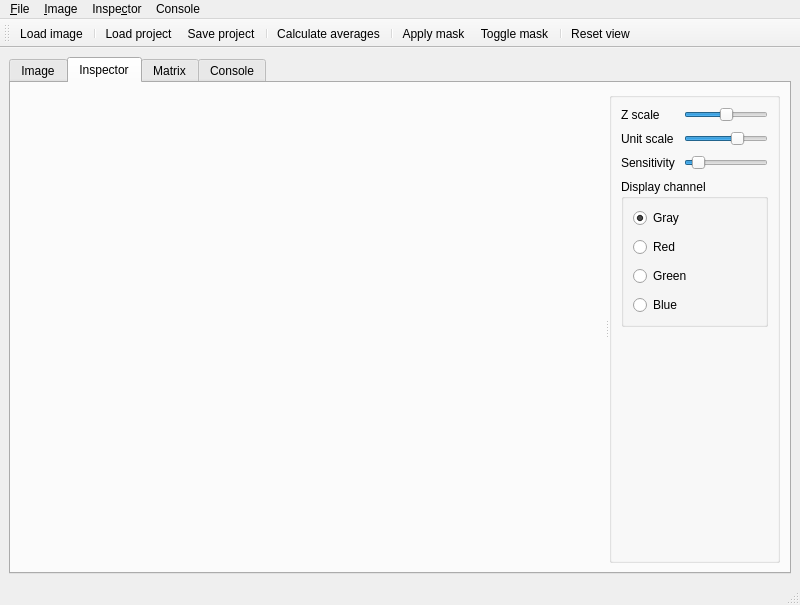
<?xml version="1.0" encoding="UTF-8"?>
<ui version="4.0">
 <author>Vincent</author>
 <class>MainWindow</class>
 <widget class="QMainWindow" name="MainWindow">
  <property name="geometry">
   <rect>
    <x>0</x>
    <y>0</y>
    <width>800</width>
    <height>605</height>
   </rect>
  </property>
  <property name="windowTitle">
   <string>ARIAS</string>
  </property>
  <widget class="QWidget" name="centralwidget">
   <layout class="QVBoxLayout" name="verticalLayout">
    <item>
     <widget class="QTabWidget" name="tabWidget">
      <property name="currentIndex">
       <number>1</number>
      </property>
      <widget class="QWidget" name="imageTab">
       <attribute name="title">
        <string>Image</string>
       </attribute>
       <layout class="QHBoxLayout" name="horizontalLayout_3">
        <item>
         <widget class="QSplitter" name="imageTabSplitter">
          <property name="orientation">
           <enum>Qt::Horizontal</enum>
          </property>
          <widget class="QScrollArea" name="scrollArea_2">
           <property name="sizePolicy">
            <sizepolicy hsizetype="Expanding" vsizetype="Expanding">
             <horstretch>1</horstretch>
             <verstretch>0</verstretch>
            </sizepolicy>
           </property>
           <property name="widgetResizable">
            <bool>true</bool>
           </property>
           <property name="alignment">
            <set>Qt::AlignLeading|Qt::AlignLeft|Qt::AlignTop</set>
           </property>
           <widget class="QWidget" name="scrollAreaWidgetContents_2">
            <property name="geometry">
             <rect>
              <x>0</x>
              <y>0</y>
              <width>98</width>
              <height>40</height>
             </rect>
            </property>
            <layout class="QHBoxLayout" name="horizontalLayout_2">
             <item>
              <widget class="ImageCanvas" name="imageCanvas">
               <property name="alignment">
                <set>Qt::AlignLeading|Qt::AlignLeft|Qt::AlignTop</set>
               </property>
              </widget>
             </item>
            </layout>
           </widget>
          </widget>
          <widget class="QGroupBox" name="imageOptionGroup">
           <layout class="QVBoxLayout" name="verticalLayout_2">
            <item>
             <layout class="QHBoxLayout" name="horizontalLayout">
              <property name="spacing">
               <number>3</number>
              </property>
              <item>
               <widget class="QLabel" name="label">
                <property name="text">
                 <string>Image scale</string>
                </property>
               </widget>
              </item>
              <item>
               <widget class="QDoubleSpinBox" name="imageScaleSpin">
                <property name="alignment">
                 <set>Qt::AlignRight|Qt::AlignTrailing|Qt::AlignVCenter</set>
                </property>
                <property name="suffix">
                 <string>x</string>
                </property>
                <property name="minimum">
                 <double>0.010000000000000</double>
                </property>
                <property name="maximum">
                 <double>100.000000000000000</double>
                </property>
                <property name="singleStep">
                 <double>0.100000000000000</double>
                </property>
                <property name="value">
                 <double>1.000000000000000</double>
                </property>
               </widget>
              </item>
             </layout>
            </item>
            <item>
             <widget class="QGroupBox" name="gridGroup">
              <property name="title">
               <string>Grid</string>
              </property>
              <property name="checkable">
               <bool>true</bool>
              </property>
              <layout class="QGridLayout" name="gridLayout">
               <property name="spacing">
                <number>3</number>
               </property>
               <item row="0" column="0">
                <widget class="QLabel" name="label_2">
                 <property name="text">
                  <string>Type</string>
                 </property>
                </widget>
               </item>
               <item row="0" column="1" colspan="2">
                <widget class="QComboBox" name="gridTypeCombo">
                 <item>
                  <property name="text">
                   <string>Ellipse/Circle</string>
                  </property>
                 </item>
                 <item>
                  <property name="text">
                   <string>Rectangle/Square</string>
                  </property>
                 </item>
                </widget>
               </item>
               <item row="6" column="0">
                <widget class="QLabel" name="gridWidthLabel">
                 <property name="text">
                  <string>Width</string>
                 </property>
                </widget>
               </item>
               <item row="6" column="1" colspan="2">
                <widget class="QDoubleSpinBox" name="gridWidthSpin">
                 <property name="alignment">
                  <set>Qt::AlignRight|Qt::AlignTrailing|Qt::AlignVCenter</set>
                 </property>
                </widget>
               </item>
               <item row="7" column="0">
                <widget class="QLabel" name="gridHeightLabel">
                 <property name="text">
                  <string>Height</string>
                 </property>
                </widget>
               </item>
               <item row="7" column="1" colspan="2">
                <widget class="QDoubleSpinBox" name="gridHeightSpin">
                 <property name="alignment">
                  <set>Qt::AlignRight|Qt::AlignTrailing|Qt::AlignVCenter</set>
                 </property>
                </widget>
               </item>
               <item row="8" column="0">
                <widget class="QLabel" name="label_4">
                 <property name="text">
                  <string>Top-left</string>
                 </property>
                </widget>
               </item>
               <item row="8" column="1">
                <widget class="QDoubleSpinBox" name="gridStartXSpin">
                 <property name="alignment">
                  <set>Qt::AlignRight|Qt::AlignTrailing|Qt::AlignVCenter</set>
                 </property>
                </widget>
               </item>
               <item row="8" column="2">
                <widget class="QDoubleSpinBox" name="gridStartYSpin">
                 <property name="alignment">
                  <set>Qt::AlignRight|Qt::AlignTrailing|Qt::AlignVCenter</set>
                 </property>
                </widget>
               </item>
               <item row="9" column="0">
                <widget class="QLabel" name="label_5">
                 <property name="text">
                  <string>Bottom-right</string>
                 </property>
                </widget>
               </item>
               <item row="9" column="1">
                <widget class="QDoubleSpinBox" name="gridEndXSpin">
                 <property name="alignment">
                  <set>Qt::AlignRight|Qt::AlignTrailing|Qt::AlignVCenter</set>
                 </property>
                </widget>
               </item>
               <item row="9" column="2">
                <widget class="QDoubleSpinBox" name="gridEndYSpin">
                 <property name="alignment">
                  <set>Qt::AlignRight|Qt::AlignTrailing|Qt::AlignVCenter</set>
                 </property>
                </widget>
               </item>
               <item row="1" column="0" colspan="3">
                <widget class="QCheckBox" name="gridOrthoCheck">
                 <property name="text">
                  <string>Circle</string>
                 </property>
                </widget>
               </item>
               <item row="2" column="1">
                <widget class="QSpinBox" name="gridRowSpin">
                 <property name="alignment">
                  <set>Qt::AlignRight|Qt::AlignTrailing|Qt::AlignVCenter</set>
                 </property>
                 <property name="minimum">
                  <number>1</number>
                 </property>
                 <property name="maximum">
                  <number>100</number>
                 </property>
                </widget>
               </item>
               <item row="2" column="2">
                <widget class="QSpinBox" name="gridColumnSpin">
                 <property name="alignment">
                  <set>Qt::AlignRight|Qt::AlignTrailing|Qt::AlignVCenter</set>
                 </property>
                 <property name="minimum">
                  <number>1</number>
                 </property>
                 <property name="maximum">
                  <number>100</number>
                 </property>
                </widget>
               </item>
               <item row="2" column="0">
                <widget class="QPushButton" name="rowColButton">
                 <property name="text">
                  <string>Row &amp;&amp; col</string>
                 </property>
                </widget>
               </item>
               <item row="10" column="0">
                <widget class="QLabel" name="label_3">
                 <property name="text">
                  <string>Rotation</string>
                 </property>
                </widget>
               </item>
               <item row="10" column="1" colspan="2">
                <widget class="QDoubleSpinBox" name="gridAngleSpin">
                 <property name="alignment">
                  <set>Qt::AlignRight|Qt::AlignTrailing|Qt::AlignVCenter</set>
                 </property>
                 <property name="minimum">
                  <double>-180.000000000000000</double>
                 </property>
                 <property name="maximum">
                  <double>179.990000000000009</double>
                 </property>
                 <property name="singleStep">
                  <double>0.100000000000000</double>
                 </property>
                </widget>
               </item>
               <item row="11" column="0" colspan="3">
                <widget class="QLabel" name="overlapLabel">
                 <property name="text">
                  <string>&lt;!DOCTYPE HTML PUBLIC &quot;-//W3C//DTD HTML 4.0//EN&quot; &quot;http://www.w3.org/TR/REC-html40/strict.dtd&quot;&gt;
&lt;html&gt;&lt;head&gt;&lt;meta name=&quot;qrichtext&quot; content=&quot;1&quot; /&gt;&lt;style type=&quot;text/css&quot;&gt;
p, li { white-space: pre-wrap; }
&lt;/style&gt;&lt;/head&gt;&lt;body style=&quot; font-family:'Lucida Grande'; font-size:13pt; font-weight:400; font-style:normal;&quot;&gt;
&lt;p style=&quot; margin-top:0px; margin-bottom:0px; margin-left:0px; margin-right:0px; -qt-block-indent:0; text-indent:0px;&quot;&gt;&lt;span style=&quot; color:#ff0000;&quot;&gt;Overlapping grid&lt;/span&gt;&lt;/p&gt;&lt;/body&gt;&lt;/html&gt;</string>
                 </property>
                 <property name="alignment">
                  <set>Qt::AlignCenter</set>
                 </property>
                </widget>
               </item>
              </layout>
             </widget>
            </item>
            <item>
             <widget class="QGroupBox" name="patchGroup">
              <property name="title">
               <string>Patch</string>
              </property>
              <property name="checkable">
               <bool>true</bool>
              </property>
              <layout class="QVBoxLayout" name="verticalLayout_3">
               <property name="spacing">
                <number>3</number>
               </property>
               <item>
                <widget class="QRadioButton" name="patchNullRadio">
                 <property name="text">
                  <string>None</string>
                 </property>
                 <property name="checked">
                  <bool>true</bool>
                 </property>
                </widget>
               </item>
               <item>
                <widget class="QRadioButton" name="patchPolygonRadio">
                 <property name="text">
                  <string>Polygon</string>
                 </property>
                </widget>
               </item>
              </layout>
             </widget>
            </item>
            <item>
             <spacer name="verticalSpacer">
              <property name="orientation">
               <enum>Qt::Vertical</enum>
              </property>
              <property name="sizeHint" stdset="0">
               <size>
                <width>20</width>
                <height>77</height>
               </size>
              </property>
             </spacer>
            </item>
           </layout>
          </widget>
         </widget>
        </item>
       </layout>
      </widget>
      <widget class="QWidget" name="inspectorTab">
       <attribute name="title">
        <string>Inspector</string>
       </attribute>
       <layout class="QHBoxLayout" name="horizontalLayout_4">
        <item>
         <widget class="QSplitter" name="inspectorTabSplitter">
          <property name="orientation">
           <enum>Qt::Horizontal</enum>
          </property>
          <widget class="InspectorCanvas" name="inspectorCanvas" native="true">
           <property name="sizePolicy">
            <sizepolicy hsizetype="Preferred" vsizetype="Preferred">
             <horstretch>1</horstretch>
             <verstretch>0</verstretch>
            </sizepolicy>
           </property>
          </widget>
          <widget class="QGroupBox" name="groupBox_2">
           <layout class="QVBoxLayout" name="verticalLayout_4">
            <item>
             <layout class="QGridLayout" name="gridLayout_2">
              <item row="1" column="0">
               <widget class="QLabel" name="label_6">
                <property name="text">
                 <string>Unit scale</string>
                </property>
               </widget>
              </item>
              <item row="1" column="1">
               <widget class="QSlider" name="canvasScaleSlider">
                <property name="sizePolicy">
                 <sizepolicy hsizetype="MinimumExpanding" vsizetype="Fixed">
                  <horstretch>0</horstretch>
                  <verstretch>0</verstretch>
                 </sizepolicy>
                </property>
                <property name="minimum">
                 <number>-200</number>
                </property>
                <property name="maximum">
                 <number>100</number>
                </property>
                <property name="value">
                 <number>0</number>
                </property>
                <property name="orientation">
                 <enum>Qt::Horizontal</enum>
                </property>
               </widget>
              </item>
              <item row="2" column="0">
               <widget class="QLabel" name="label_7">
                <property name="text">
                 <string>Sensitivity</string>
                </property>
               </widget>
              </item>
              <item row="2" column="1">
               <widget class="QSlider" name="canvasSensitivitySlider">
                <property name="sizePolicy">
                 <sizepolicy hsizetype="MinimumExpanding" vsizetype="Fixed">
                  <horstretch>0</horstretch>
                  <verstretch>0</verstretch>
                 </sizepolicy>
                </property>
                <property name="minimum">
                 <number>1</number>
                </property>
                <property name="maximum">
                 <number>200</number>
                </property>
                <property name="value">
                 <number>20</number>
                </property>
                <property name="orientation">
                 <enum>Qt::Horizontal</enum>
                </property>
               </widget>
              </item>
              <item row="0" column="0">
               <widget class="QLabel" name="label_8">
                <property name="text">
                 <string>Z scale</string>
                </property>
               </widget>
              </item>
              <item row="0" column="1">
               <widget class="QSlider" name="canvasZScaleSlider">
                <property name="sizePolicy">
                 <sizepolicy hsizetype="MinimumExpanding" vsizetype="Fixed">
                  <horstretch>0</horstretch>
                  <verstretch>0</verstretch>
                 </sizepolicy>
                </property>
                <property name="minimum">
                 <number>-400</number>
                </property>
                <property name="maximum">
                 <number>400</number>
                </property>
                <property name="value">
                 <number>0</number>
                </property>
                <property name="orientation">
                 <enum>Qt::Horizontal</enum>
                </property>
               </widget>
              </item>
             </layout>
            </item>
            <item>
             <widget class="QGroupBox" name="groupBox_3">
              <property name="title">
               <string>Display channel</string>
              </property>
              <layout class="QVBoxLayout" name="verticalLayout_6">
               <item>
                <widget class="QRadioButton" name="channelGrayRadio">
                 <property name="text">
                  <string>Gray</string>
                 </property>
                 <property name="checked">
                  <bool>true</bool>
                 </property>
                </widget>
               </item>
               <item>
                <widget class="QRadioButton" name="channelRedRadio">
                 <property name="text">
                  <string>Red</string>
                 </property>
                </widget>
               </item>
               <item>
                <widget class="QRadioButton" name="channelGreenRadio">
                 <property name="text">
                  <string>Green</string>
                 </property>
                </widget>
               </item>
               <item>
                <widget class="QRadioButton" name="channelBlueRadio">
                 <property name="text">
                  <string>Blue</string>
                 </property>
                </widget>
               </item>
              </layout>
             </widget>
            </item>
            <item>
             <spacer name="verticalSpacer_2">
              <property name="orientation">
               <enum>Qt::Vertical</enum>
              </property>
              <property name="sizeHint" stdset="0">
               <size>
                <width>20</width>
                <height>376</height>
               </size>
              </property>
             </spacer>
            </item>
           </layout>
          </widget>
         </widget>
        </item>
       </layout>
      </widget>
      <widget class="QWidget" name="matrixTab">
       <attribute name="title">
        <string>Matrix</string>
       </attribute>
       <layout class="QHBoxLayout" name="horizontalLayout_6">
        <item>
         <widget class="QSplitter" name="matrixSplitter">
          <property name="orientation">
           <enum>Qt::Horizontal</enum>
          </property>
          <widget class="QTableWidget" name="matrixTable"/>
          <widget class="QGroupBox" name="groupBox">
           <property name="title">
            <string/>
           </property>
           <layout class="QVBoxLayout" name="verticalLayout_5">
            <item>
             <widget class="QGroupBox" name="groupBox_4">
              <property name="title">
               <string>Display</string>
              </property>
              <layout class="QVBoxLayout" name="verticalLayout_7">
               <item>
                <widget class="QRadioButton" name="matrixAverageRadio">
                 <property name="text">
                  <string>Average intensities</string>
                 </property>
                 <property name="checked">
                  <bool>true</bool>
                 </property>
                </widget>
               </item>
               <item>
                <widget class="QRadioButton" name="matrixIntegratedRadio">
                 <property name="text">
                  <string>Integrated intensities</string>
                 </property>
                 <property name="checked">
                  <bool>false</bool>
                 </property>
                </widget>
               </item>
               <item>
                <widget class="QRadioButton" name="matrixCountRadio">
                 <property name="text">
                  <string>Pixel counts</string>
                 </property>
                 <property name="checked">
                  <bool>false</bool>
                 </property>
                </widget>
               </item>
              </layout>
             </widget>
            </item>
            <item>
             <spacer name="verticalSpacer_3">
              <property name="orientation">
               <enum>Qt::Vertical</enum>
              </property>
              <property name="sizeHint" stdset="0">
               <size>
                <width>20</width>
                <height>294</height>
               </size>
              </property>
             </spacer>
            </item>
           </layout>
          </widget>
         </widget>
        </item>
       </layout>
      </widget>
      <widget class="QWidget" name="consoleTab">
       <attribute name="title">
        <string>Console</string>
       </attribute>
       <layout class="QHBoxLayout" name="horizontalLayout_5">
        <item>
         <widget class="QTextBrowser" name="consoleBrowser">
          <property name="font">
           <font>
            <family>Courier</family>
           </font>
          </property>
          <property name="lineWrapMode">
           <enum>QTextEdit::NoWrap</enum>
          </property>
         </widget>
        </item>
       </layout>
      </widget>
     </widget>
    </item>
   </layout>
  </widget>
  <widget class="QMenuBar" name="menubar">
   <property name="geometry">
    <rect>
     <x>0</x>
     <y>0</y>
     <width>800</width>
     <height>22</height>
    </rect>
   </property>
   <widget class="QMenu" name="menuFile">
    <property name="title">
     <string>&amp;File</string>
    </property>
    <addaction name="actionLoadProject"/>
    <addaction name="actionSaveProject"/>
    <addaction name="separator"/>
    <addaction name="actionLoadImage"/>
    <addaction name="separator"/>
    <addaction name="actionExportCurrentMatrix"/>
    <addaction name="separator"/>
    <addaction name="actionQuit"/>
   </widget>
   <widget class="QMenu" name="menuImage">
    <property name="title">
     <string>&amp;Image</string>
    </property>
    <addaction name="actionWhiteBackground"/>
    <addaction name="actionInvertImage"/>
    <addaction name="separator"/>
    <addaction name="actionClearPatches"/>
    <addaction name="actionClearLastPatch"/>
    <addaction name="separator"/>
    <addaction name="actionCalculateAverages"/>
   </widget>
   <widget class="QMenu" name="menuInspector">
    <property name="title">
     <string>Inspe&amp;ctor</string>
    </property>
    <addaction name="actionApplyMask"/>
    <addaction name="actionToggleMask"/>
    <addaction name="separator"/>
    <addaction name="actionResetView"/>
    <addaction name="actionLookDownZ"/>
    <addaction name="actionOrthoView"/>
   </widget>
   <widget class="QMenu" name="menuConsole">
    <property name="title">
     <string>Console</string>
    </property>
    <addaction name="actionClearConsole"/>
   </widget>
   <addaction name="menuFile"/>
   <addaction name="menuImage"/>
   <addaction name="menuInspector"/>
   <addaction name="menuConsole"/>
  </widget>
  <widget class="QStatusBar" name="statusbar"/>
  <widget class="QToolBar" name="toolBar">
   <property name="windowTitle">
    <string>toolBar</string>
   </property>
   <attribute name="toolBarArea">
    <enum>TopToolBarArea</enum>
   </attribute>
   <attribute name="toolBarBreak">
    <bool>false</bool>
   </attribute>
   <addaction name="actionLoadImage"/>
   <addaction name="separator"/>
   <addaction name="actionLoadProject"/>
   <addaction name="actionSaveProject"/>
   <addaction name="separator"/>
   <addaction name="actionCalculateAverages"/>
   <addaction name="separator"/>
   <addaction name="actionApplyMask"/>
   <addaction name="actionToggleMask"/>
   <addaction name="separator"/>
   <addaction name="actionResetView"/>
  </widget>
  <action name="actionLoadProject">
   <property name="icon">
    <iconset resource="resources.qrc">
     <normaloff>:/pic/load-project.png</normaloff>:/pic/load-project.png</iconset>
   </property>
   <property name="text">
    <string>Load project</string>
   </property>
  </action>
  <action name="actionSaveProject">
   <property name="icon">
    <iconset resource="resources.qrc">
     <normaloff>:/pic/save-project.png</normaloff>:/pic/save-project.png</iconset>
   </property>
   <property name="text">
    <string>Save project</string>
   </property>
  </action>
  <action name="actionLoadImage">
   <property name="icon">
    <iconset resource="resources.qrc">
     <normaloff>:/pic/open-image.png</normaloff>:/pic/open-image.png</iconset>
   </property>
   <property name="text">
    <string>Load image</string>
   </property>
  </action>
  <action name="actionExportCurrentMatrix">
   <property name="text">
    <string>Export current matrix</string>
   </property>
  </action>
  <action name="actionQuit">
   <property name="text">
    <string>Quit</string>
   </property>
  </action>
  <action name="actionInvertImage">
   <property name="text">
    <string>Invert image</string>
   </property>
  </action>
  <action name="actionClearPatches">
   <property name="text">
    <string>Clear all patches</string>
   </property>
  </action>
  <action name="actionClearLastPatch">
   <property name="text">
    <string>Clear last patch</string>
   </property>
  </action>
  <action name="actionApplyMask">
   <property name="icon">
    <iconset resource="resources.qrc">
     <normaloff>:/pic/apply-mask.png</normaloff>:/pic/apply-mask.png</iconset>
   </property>
   <property name="text">
    <string>Apply mask</string>
   </property>
  </action>
  <action name="actionToggleMask">
   <property name="icon">
    <iconset resource="resources.qrc">
     <normaloff>:/pic/toggle-mask.png</normaloff>:/pic/toggle-mask.png</iconset>
   </property>
   <property name="text">
    <string>Toggle mask</string>
   </property>
  </action>
  <action name="actionResetView">
   <property name="icon">
    <iconset resource="resources.qrc">
     <normaloff>:/pic/reset-view.png</normaloff>:/pic/reset-view.png</iconset>
   </property>
   <property name="text">
    <string>Reset view</string>
   </property>
  </action>
  <action name="actionLookDownZ">
   <property name="checkable">
    <bool>true</bool>
   </property>
   <property name="text">
    <string>Look down Z</string>
   </property>
  </action>
  <action name="actionOrthoView">
   <property name="checkable">
    <bool>true</bool>
   </property>
   <property name="text">
    <string>Ortho view</string>
   </property>
  </action>
  <action name="actionCalculateAverages">
   <property name="icon">
    <iconset resource="resources.qrc">
     <normaloff>:/pic/calculate-average.png</normaloff>:/pic/calculate-average.png</iconset>
   </property>
   <property name="text">
    <string>Calculate averages</string>
   </property>
  </action>
  <action name="actionClearConsole">
   <property name="text">
    <string>Clear console</string>
   </property>
  </action>
  <action name="actionWhiteBackground">
   <property name="checkable">
    <bool>true</bool>
   </property>
   <property name="checked">
    <bool>true</bool>
   </property>
   <property name="text">
    <string>White background</string>
   </property>
  </action>
 </widget>
 <layoutdefault spacing="9" margin="9"/>
 <customwidgets>
  <customwidget>
   <class>InspectorCanvas</class>
   <extends>QWidget</extends>
   <header>InspectorCanvas.h</header>
   <container>1</container>
  </customwidget>
  <customwidget>
   <class>ImageCanvas</class>
   <extends>QLabel</extends>
   <header>ImageCanvas.h</header>
  </customwidget>
 </customwidgets>
 <tabstops>
  <tabstop>tabWidget</tabstop>
  <tabstop>scrollArea_2</tabstop>
  <tabstop>imageScaleSpin</tabstop>
  <tabstop>gridGroup</tabstop>
  <tabstop>gridTypeCombo</tabstop>
  <tabstop>gridOrthoCheck</tabstop>
  <tabstop>rowColButton</tabstop>
  <tabstop>gridRowSpin</tabstop>
  <tabstop>gridColumnSpin</tabstop>
  <tabstop>gridWidthSpin</tabstop>
  <tabstop>gridHeightSpin</tabstop>
  <tabstop>gridStartXSpin</tabstop>
  <tabstop>gridStartYSpin</tabstop>
  <tabstop>gridEndXSpin</tabstop>
  <tabstop>gridEndYSpin</tabstop>
  <tabstop>gridAngleSpin</tabstop>
  <tabstop>patchGroup</tabstop>
  <tabstop>patchNullRadio</tabstop>
  <tabstop>patchPolygonRadio</tabstop>
  <tabstop>canvasSensitivitySlider</tabstop>
  <tabstop>consoleBrowser</tabstop>
  <tabstop>canvasScaleSlider</tabstop>
 </tabstops>
 <resources>
  <include location="resources.qrc"/>
 </resources>
 <connections>
  <connection>
   <sender>gridOrthoCheck</sender>
   <signal>toggled(bool)</signal>
   <receiver>gridHeightLabel</receiver>
   <slot>setHidden(bool)</slot>
   <hints>
    <hint type="sourcelabel">
     <x>743</x>
     <y>222</y>
    </hint>
    <hint type="destinationlabel">
     <x>573</x>
     <y>303</y>
    </hint>
   </hints>
  </connection>
  <connection>
   <sender>gridOrthoCheck</sender>
   <signal>toggled(bool)</signal>
   <receiver>gridHeightSpin</receiver>
   <slot>setHidden(bool)</slot>
   <hints>
    <hint type="sourcelabel">
     <x>743</x>
     <y>222</y>
    </hint>
    <hint type="destinationlabel">
     <x>734</x>
     <y>303</y>
    </hint>
   </hints>
  </connection>
  <connection>
   <sender>actionQuit</sender>
   <signal>triggered()</signal>
   <receiver>MainWindow</receiver>
   <slot>close()</slot>
   <hints>
    <hint type="sourcelabel">
     <x>-1</x>
     <y>-1</y>
    </hint>
    <hint type="destinationlabel">
     <x>399</x>
     <y>299</y>
    </hint>
   </hints>
  </connection>
  <connection>
   <sender>actionClearConsole</sender>
   <signal>triggered()</signal>
   <receiver>consoleBrowser</receiver>
   <slot>clear()</slot>
   <hints>
    <hint type="sourcelabel">
     <x>-1</x>
     <y>-1</y>
    </hint>
    <hint type="destinationlabel">
     <x>399</x>
     <y>304</y>
    </hint>
   </hints>
  </connection>
 </connections>
</ui>
